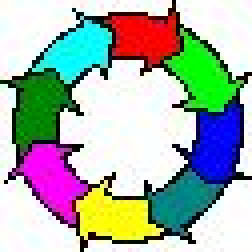
#> input picture Python+Excel/ch10/images/圖片1/ball0.jpg, 63 x 63 px, found by its file name (shown 4 times larger); its folder holds 4 pictures in this run
$ python ch10-5.py
#> lines starting #> are read from the running program, lines starting #| are printed output that depends on the picture
import os
from PIL import Image

path = "./test2/圖片1"
for img_name in os.listdir(path):
    print(img_name)
    im = Image.open(os.path.join(path, img_name))
#> im is the input picture: PIL image 63x63 RGB; mean R, G, B 168.8, 179.6, 172.7
    im.thumbnail((20,20))
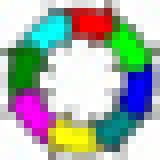
#> im: PIL image 20x20 RGB (shown 8 times larger); mean R, G, B 167.9, 178.5, 171.7
    im.save(os.path.join(path, img_name))
#> pass 2 of the loop `for img_name in os.listdir(path):`:
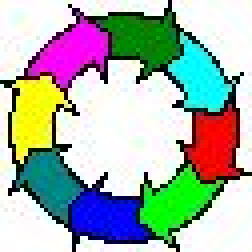
#> input picture Python+Excel/ch10/images/圖片1/ball1.jpg, 63 x 63 px, found by its file name (shown 4 times larger)
#> im is the input picture: PIL image 63x63 RGB; mean R, G, B 168.5, 179.6, 172.5
#> `im.thumbnail((20,20))`:
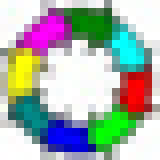
#> im: PIL image 20x20 RGB (shown 8 times larger); mean R, G, B 167.6, 178.5, 171.7
#> pass 3 of the loop `for img_name in os.listdir(path):`:
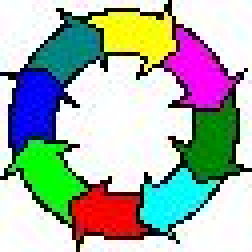
#> input picture Python+Excel/ch10/images/圖片1/ball2.jpg, 63 x 63 px, found by its file name (shown 4 times larger)
#> im is the input picture: PIL image 63x63 RGB; mean R, G, B 168.7, 179.5, 172.8
#> `im.thumbnail((20,20))`:
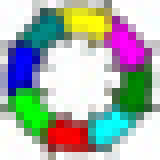
#> im: PIL image 20x20 RGB (shown 8 times larger); mean R, G, B 167.9, 178.4, 171.9
#> the loop made 4 passes; the first 3 are shown
